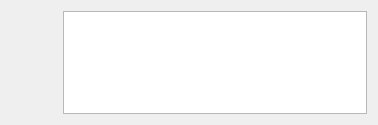
<?xml version="1.0" encoding="UTF-8"?>
<ui version="4.0">
 <class>wdgUserPanel</class>
 <widget class="QWidget" name="wdgUserPanel">
  <property name="geometry">
   <rect>
    <x>0</x>
    <y>0</y>
    <width>378</width>
    <height>125</height>
   </rect>
  </property>
  <property name="windowTitle">
   <string>Form</string>
  </property>
  <layout class="QVBoxLayout">
   <item>
    <layout class="QHBoxLayout">
     <item>
      <layout class="QVBoxLayout">
       <item>
        <widget class="QLabel" name="lblAvatar">
         <property name="palette">
          <palette>
           <active>
            <colorrole role="Base">
             <brush brushstyle="SolidPattern">
              <color alpha="255">
               <red>255</red>
               <green>255</green>
               <blue>0</blue>
              </color>
             </brush>
            </colorrole>
           </active>
           <inactive>
            <colorrole role="Base">
             <brush brushstyle="SolidPattern">
              <color alpha="255">
               <red>255</red>
               <green>255</green>
               <blue>0</blue>
              </color>
             </brush>
            </colorrole>
           </inactive>
           <disabled>
            <colorrole role="Base">
             <brush brushstyle="SolidPattern">
              <color alpha="255">
               <red>244</red>
               <green>244</green>
               <blue>244</blue>
              </color>
             </brush>
            </colorrole>
           </disabled>
          </palette>
         </property>
         <property name="layoutDirection">
          <enum>Qt::LeftToRight</enum>
         </property>
         <property name="text">
          <string/>
         </property>
         <property name="pixmap">
          <pixmap resource="../images/glparchis.qrc">:/glparchis/ficharoja.png</pixmap>
         </property>
         <property name="scaledContents">
          <bool>false</bool>
         </property>
         <property name="alignment">
          <set>Qt::AlignCenter</set>
         </property>
        </widget>
       </item>
       <item>
        <layout class="QHBoxLayout">
         <item>
          <widget class="QLabel" name="lblTurn">
           <property name="text">
            <string/>
           </property>
           <property name="pixmap">
            <pixmap resource="../images/glparchis.qrc">:/glparchis/star.png</pixmap>
           </property>
           <property name="scaledContents">
            <bool>false</bool>
           </property>
          </widget>
         </item>
         <item>
          <widget class="QLabel" name="lbl1">
           <property name="text">
            <string/>
           </property>
           <property name="pixmap">
            <pixmap resource="../images/glparchis.qrc">:/glparchis/cube.png</pixmap>
           </property>
           <property name="scaledContents">
            <bool>true</bool>
           </property>
          </widget>
         </item>
         <item>
          <widget class="QLabel" name="lbl2">
           <property name="text">
            <string/>
           </property>
           <property name="pixmap">
            <pixmap resource="../images/glparchis.qrc">:/glparchis/cube.png</pixmap>
           </property>
           <property name="scaledContents">
            <bool>true</bool>
           </property>
          </widget>
         </item>
         <item>
          <widget class="QLabel" name="lbl3">
           <property name="text">
            <string/>
           </property>
           <property name="pixmap">
            <pixmap resource="../images/glparchis.qrc">:/glparchis/cube.png</pixmap>
           </property>
           <property name="scaledContents">
            <bool>true</bool>
           </property>
          </widget>
         </item>
        </layout>
       </item>
      </layout>
     </item>
     <item>
      <widget class="QListView" name="lst">
       <property name="palette">
        <palette>
         <active>
          <colorrole role="WindowText">
           <brush brushstyle="SolidPattern">
            <color alpha="255">
             <red>255</red>
             <green>192</green>
             <blue>192</blue>
            </color>
           </brush>
          </colorrole>
          <colorrole role="AlternateBase">
           <brush brushstyle="SolidPattern">
            <color alpha="255">
             <red>89</red>
             <green>113</green>
             <blue>248</blue>
            </color>
           </brush>
          </colorrole>
          <colorrole role="NoRole">
           <brush brushstyle="SolidPattern">
            <color alpha="255">
             <red>192</red>
             <green>192</green>
             <blue>0</blue>
            </color>
           </brush>
          </colorrole>
         </active>
         <inactive>
          <colorrole role="WindowText">
           <brush brushstyle="SolidPattern">
            <color alpha="255">
             <red>255</red>
             <green>192</green>
             <blue>192</blue>
            </color>
           </brush>
          </colorrole>
          <colorrole role="AlternateBase">
           <brush brushstyle="SolidPattern">
            <color alpha="255">
             <red>89</red>
             <green>113</green>
             <blue>248</blue>
            </color>
           </brush>
          </colorrole>
          <colorrole role="NoRole">
           <brush brushstyle="SolidPattern">
            <color alpha="255">
             <red>192</red>
             <green>192</green>
             <blue>0</blue>
            </color>
           </brush>
          </colorrole>
         </inactive>
         <disabled>
          <colorrole role="WindowText">
           <brush brushstyle="SolidPattern">
            <color alpha="255">
             <red>146</red>
             <green>145</green>
             <blue>144</blue>
            </color>
           </brush>
          </colorrole>
          <colorrole role="AlternateBase">
           <brush brushstyle="SolidPattern">
            <color alpha="255">
             <red>89</red>
             <green>113</green>
             <blue>248</blue>
            </color>
           </brush>
          </colorrole>
          <colorrole role="NoRole">
           <brush brushstyle="SolidPattern">
            <color alpha="255">
             <red>192</red>
             <green>192</green>
             <blue>0</blue>
            </color>
           </brush>
          </colorrole>
         </disabled>
        </palette>
       </property>
       <property name="autoFillBackground">
        <bool>false</bool>
       </property>
      </widget>
     </item>
    </layout>
   </item>
  </layout>
 </widget>
 <resources>
  <include location="../images/glparchis.qrc"/>
 </resources>
 <connections/>
</ui>
